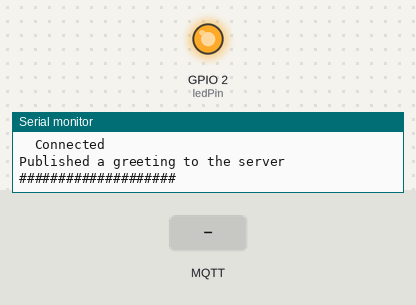
This sketch was run on a simulated ESP8266 (NodeMCU). On the bench: output pins drawn as LEDs (lit = HIGH), the last lines printed to the serial monitor. The test bench sets the inputs (shaded band). WiFi joins after 1.5 s; servers stay silent unless stated; no MQTT or app messages arrive unless stated.

Above: at 2.7 s.
2.8 s: MQTT message "1" arrives on the first subscribed topic
At 4.0 s:
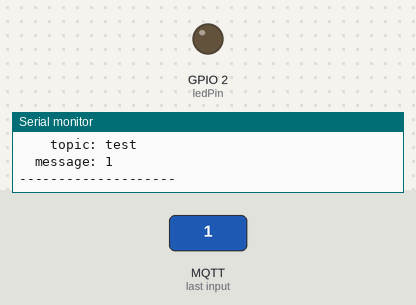
4.3 s: MQTT message "0" arrives on the first subscribed topic
At 5.4 s:
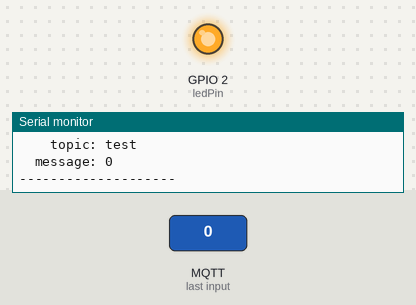
5.8 s: MQTT message "2" arrives on the first subscribed topic
At 6.5 s:
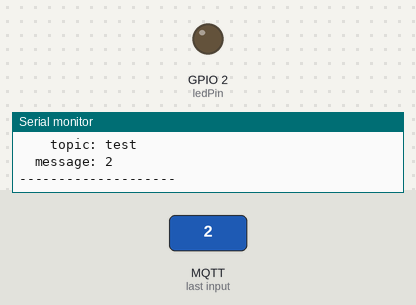
Timing chart, 0 to 8.8 s (numbered marks = the images above; inputs shaded):
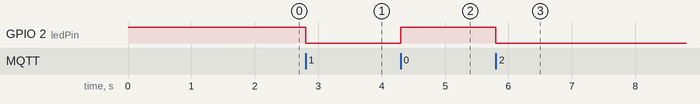

Measured:
- after the input at 2.8 s, GPIO 2 (ledPin): HIGH → LOW at once
- after the input at 4.3 s, GPIO 2 (ledPin): LOW → HIGH at once
- after the input at 5.8 s, GPIO 2 (ledPin): HIGH → LOW at once

The sketch:

mqtt_test.ino
```cpp
#include <ESP8266WiFi.h>
#include "PubSubClient.h"

const unsigned int ledPin = 2;

const char *ssid = "BTHub4-29JK";
const char *password = "7dfcf635bf";

const char *mqttServerHost = "192.168.1.159";
const unsigned int mqttServerPort = 1883;

WiFiClient wifiClient;
PubSubClient mqttClient(wifiClient);


void MqttCallback(char *topic, byte *payload, unsigned int length);


void setup()
{
  pinMode(ledPin, OUTPUT);
  digitalWrite(ledPin, HIGH);

  Serial.begin(115200);

  // Connect to WiFi network
  Serial.println("####################");
  Serial.print("Connecting to WiFi");
  WiFi.begin(ssid, password);
  while (WiFi.status() != WL_CONNECTED)
  {
    delay(500);
    Serial.print('.');
  }
  Serial.print("\nConnected to WiFi network ");
  Serial.println(ssid);
  Serial.println("####################");

  // Configure the MQTT client
  mqttClient.setServer(mqttServerHost, mqttServerPort);
  mqttClient.setCallback(MqttCallback);

  // Connect to the MQTT server
  Serial.println("Connecting to MQTT server...");
  while (!mqttClient.connected())
  {
    Serial.print("  ");
    if (mqttClient.connect("esp8266_heating", NULL, NULL))
    {
      Serial.println("Connected");
    }
    else
    {
      Serial.print("Failed with state ");
      Serial.println(mqttClient.state());
      delay(5000);
    }
  }
  mqttClient.publish("heating", "Hello from the heating controller ESP8266");
  mqttClient.subscribe("test");
  Serial.println("Published a greeting to the server");
  Serial.println("####################");
}

void loop() {
  mqttClient.loop();
}


void MqttCallback(char *topic, byte *payload, unsigned int length)
{
  digitalWrite(ledPin, !digitalRead(ledPin));

  Serial.println("MQTT messaged received:");
  Serial.print("    topic: ");
  Serial.println(topic);
  Serial.print("  message: ");
  while (length--)
  {
    Serial.print((char)*payload++);
  }
  Serial.println("\n--------------------");
}
```
